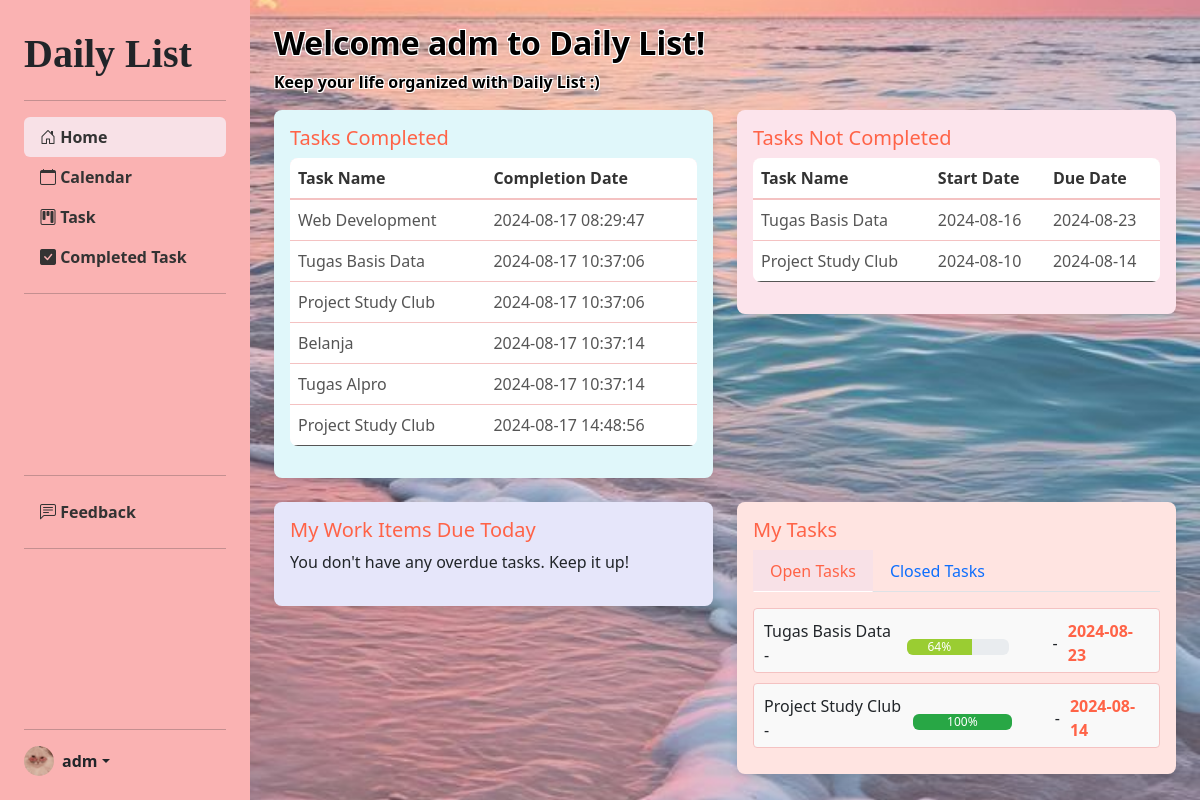
Screenshot of /home.php (signed in) with the database file from the repository.
### tables this page shows
CREATE TABLE `completed_tasks` (
  `id_project` int(11) NOT NULL,
  `project_name` varchar(255) NOT NULL,
  `owner` varchar(255) NOT NULL,
  `start_date` date NOT NULL,
  `end_date` date NOT NULL,
  `completed_date` timestamp NOT NULL DEFAULT current_timestamp()
);

CREATE TABLE `project` (
  `id_project` int(11) NOT NULL,
  `project_name` varchar(255) NOT NULL,
  `progress` int(3) NOT NULL,
  `owner` varchar(255) NOT NULL,
  `start_date` date NOT NULL,
  `end_date` date NOT NULL
);

### home.php (the view, shortened to what this page needs)
<!DOCTYPE html>
<html lang="en">
<head>
    <link href="https://cdn.jsdelivr.net/npm/bootstrap@5.3.0/dist/css/bootstrap.min.css" rel="stylesheet">
    <link href="https://cdn.jsdelivr.net/npm/bootstrap-icons/font/bootstrap-icons.css" rel="stylesheet">
</head>
<body>
    <div class="d-flex">
        <nav class="sidebar d-flex flex-column flex-shrink-0 p-4 ">
            <a href="/" class="d-flex align-items-center mb-3 mb-md-0 me-md-auto text-dark text-decoration-none">
                <span class="fw-bold fs-1" style="font-family: Copperplate;">Daily List</span>
            </a>
            <hr>
            <ul class="nav nav-pills flex-column mb-auto">
            <li class="nav-item">
                    <a href="home.php" class="nav-link active">
                        <i class="bi bi-house-door"></i> Home
                    </a>
                </li>
                <li class="nav-item">
                    <a href="calendar.php" class="nav-link ">
                        <i class="bi bi-calendar"></i> Calendar
                    </a>
                </li>
                <li>
                    <a href="projects.php" class="nav-link">
                        <i class="bi bi-kanban"></i> Task
                    </a>
                </li>
                <li class="nav-item">
                    <a href="complete.php" class="nav-link ">
                         <i class="bi bi-check-square-fill"></i> Completed Task
                    </a>
                </li>
              <hr>
            </ul>
            <ul class="nav nav-pills flex-column mb-auto">
              <hr>
                <li class="nav-item">
                    <a href="feedback.php" class="nav-link ">
                        <i class="bi bi-chat-left-text"></i> Feedback
                    </a>
                    </li>
                    <hr>
                </ul>
                <hr>
            <div class="dropdown">
                <a href="#" class="d-flex align-items-center text-dark text-decoration-none dropdown-toggle"
                    id="dropdownUser1" data-bs-toggle="dropdown" aria-expanded="false">
                    <img src="assets/img/profile.png" alt="" width="30" height="30" class="rounded-circle me-2">
                    <strong>
                        <?= $_SESSION["username"]?>
                    </strong>
                </a>
            </div>
        </nav>
        <div class="content flex-grow-1 p-4">
            <h2 style=" color: black;
            text-shadow:
                -1px -1px 0 white,
                1px -1px 0 white,
                -1px 1px 0 white,
                1px 1px 0 white; "><strong>Welcome
                <?= $_SESSION["username"]?> to Daily List!</strong>
            </h2>
            <p style=" color: black;;
            text-shadow:
                -1px -1px 0 white,
                1px -1px 0 white,
                -1px 1px 0 white,
                1px 1px 0 white; "><strong>Keep your life organized with Daily List :)</strong></p>
            <div class="row">
                <div class="col-md-6">
                    <div class="card tasks-completed p-3 mb-4">
                        <h5 class="card-title">Tasks Completed</h5>
                        <table class="table">
                            <thead>
                                <tr>
                                    <th scope="col">Task Name</th>
                                    <th scope="col">Completion Date</th>
                                </tr>
                            </thead>
                            <tbody>
                            <?php
                                include 'helper/koneksi.php';
                                $query_tampil = "select * from completed_tasks";
                                $tampil = mysqli_query($db, $query_tampil);
                                while ($data = mysqli_fetch_array($tampil)){
                                    ?>
                                <tr>
                                    <td><?php echo $data['project_name']?></td>
                                    <td><?php echo $data['completed_date']?></td>
                                </tr>
                                <?php } ?>
                            </tbody>
                        </table>
                    </div>
                </div>
                <div class="col-md-6">
                    <div class="card tasks-not-completed p-3 mb-4">
                        <h5 class="card-title">Tasks Not Completed</h5>
                        <table class="table">
                            <thead>
                                <tr>
                                    <th scope="col">Task Name</th>
                                    <th scope="col">Start Date</th>
                                    <th scope="col">Due Date</th>
                                </tr>
                            </thead>
                            <tbody>
                            <?php
                            include 'helper/koneksi.php';
                            $query_tampil = "select * from project";
                            $tampil = mysqli_query($db, $query_tampil);
                            while ($data = mysqli_fetch_array($tampil)){
                            ?>
                                <tr>
                                    <td>
                                        <?php echo $data['project_name']?>
                                    </td>
                                    <td>
                                        <?php echo $data['start_date']?>
                                    </td>
                                    <td>
                                        <?php echo $data['end_date']?>
                                    </td>
                                </tr>
                             <?php } ?>
                            </tbody>
                        </table>
                    </div>
                </div>
            </div>
            <div class="row">
                <div class="col-md-6">
                    <div class="card my-work-items p-3 mb-4">
                        <h5 class="card-title">My Work Items Due Today</h5>
                        <p>You don't have any overdue tasks. Keep it up!</p>
                    </div>
                </div>
                <div class="col-md-6" >
    <div class="card my-tasks p-3">
        <h5 class="card-title">My Tasks</h5>
        <ul class="nav nav-tabs" id="myTasksTab" role="tablist">
            <li class="nav-item" role="presentation">
                <a class="nav-link active" id="open-tasks-tab" data-bs-toggle="tab" href="#open-tasks"
                    role="tab" aria-controls="open-tasks" aria-selected="true">Open Tasks</a>
            </li>
            <li class="nav-item" role="presentation">
                <a class="nav-link" id="closed-tasks-tab" data-bs-toggle="tab" href="#closed-tasks"
                    role="tab" aria-controls="closed-tasks" aria-selected="false">Closed Tasks</a>
            </li>
        </ul>
        <div class="tab-content" id="myTasksTabContent">
            <div class="tab-pane fade show active" id="open-tasks" role="tabpanel"
                aria-labelledby="open-tasks-tab">
                <div class="task-list mt-3" style="max-height: 300px; overflow-y: auto;">
                    <?php
                        include 'helper/koneksi.php';
                        $query_tampil = "select * from project";
                        $tampil = mysqli_query($db, $query_tampil);
                        while ($data = mysqli_fetch_array($tampil)){
                            $progress = $data['progress'];
                            if ($progress <= 20) {
                                $progress_color = '#dc3545';
                            } elseif ($progress <= 40) {
                                $progress_color = '#fd7e14';
                            } elseif ($progress <= 60) {
                                $progress_color = '#ffc107';
                            } elseif ($progress < 100) {
                                $progress_color = '#9ACD32';
                            } else {
                                $progress_color = '#28a745';
                            }
                            ?>
                            <div class="task-item" style="padding-bottom: 5px; display: flex; align-items: center;">
                                <?php echo $data['project_name'] ?> -
                                <span class="text-muted" style="width: 150px; margin-left: 10px;">
                                    <div class="progress mt-2" style="width: 70%; max-width: 300px;">
                                        <div class="progress-bar" role="progressbar"
                                            data-value="<?php echo $data['progress'] ?>"
                                            style="width: <?php echo $data['progress'] ?>%; background-color: <?php echo $progress_color ?>;"
                                            aria-valuenow="<?php echo $data['progress'] ?>" aria-valuemin="0"
                                            aria-valuemax="100">
                                            <?php echo $data['progress'] ?>%
                                        </div>
                                    </div>
                                </span><span style="margin-right: 10px;">-</span><strong>
                                    <?php echo $data['end_date'] ?>
                                </strong>
                            </div>
                                <?php } ?>
                                </div>
                            </div>
                        </div>
                    </div>
                </div>
            </div>
        </div>
</body>
</html>

### home.php (style rules this page uses)
body { background-image: url('picthome.jpeg.jpg'); background-size: cover; background-position: center; margin-left: 250px; }
.sidebar { width: 250px; height: 100vh; background-color: #fab2b2; padding: 15px; position: fixed; top: 0; left: 0; overflow-y: auto; }
.sidebar .nav-link { color: #333; font-weight: bold; border-radius: 0.375rem; transition: 0.3s ease; }
.sidebar .nav-link.active { background-color: #f8e1e7; color: #333; }
.content { padding: 20px; overflow-y: auto; }
.card { border: none; border-radius: 8px; box-shadow: 0 4px 8px rgba(0, 0, 0, 0.1); }
.card.my-tasks { background-color: #ffe4e1; }
.card.my-work-items { background-color: #e6e6fa; }
.card.tasks-not-completed { background-color: #fce4ec; }
.card.tasks-completed { background-color: #e0f7fa; }
.task-list .task-item { padding: 10px; border: 1px solid #f4c2c2; border-radius: 4px; margin-bottom: 10px; background-color: #f9f9f9; transition: box-shadow 0.3s ease; }
.task-item strong { color: #ff6347; }
.table { background-color: #fff5f7; border-radius: 8px; overflow: hidden; }
.table thead { background-color: #f8e1e7; }
.table thead th { color: #333; border-bottom: 2px solid #f4c2c2; }
.table tbody tr { border-bottom: 1px solid #f4c2c2; }
.table tbody tr:last-child { border-bottom: none; }
.table tbody td { color: #555; }
.card-title { color: #ff6347; }
.nav-tabs .nav-link { border-radius: 0; }
.nav-tabs .nav-link.active { color: #ff6347; background-color: #f8e1e7; border-color: #f8e1e7 #f8e1e7 #fff; }

### rows the page displays
completed_tasks: project_name "Web Development", completed_date "2024-08-17 08:29:47"
completed_tasks: project_name "Tugas Basis Data", completed_date "2024-08-17 10:37:06"
completed_tasks: project_name "Project Study Club", completed_date "2024-08-17 10:37:06"
completed_tasks: project_name "Belanja", completed_date "2024-08-17 10:37:14"
completed_tasks: project_name "Tugas Alpro", completed_date "2024-08-17 10:37:14"
completed_tasks: project_name "Project Study Club", completed_date "2024-08-17 14:48:56"
project: project_name "Tugas Basis Data", start_date "2024-08-16", end_date "2024-08-23", progress "64"
project: project_name "Project Study Club", start_date "2024-08-10", end_date "2024-08-14", progress "100"

### other values shown
$_SESSION["username"] "adm"
